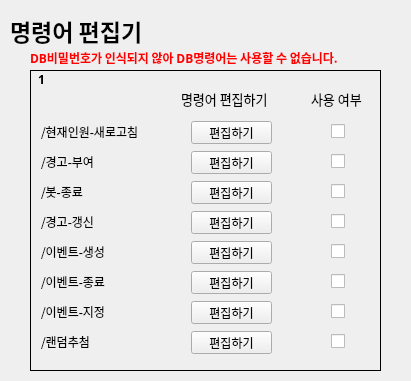
<?xml version="1.0" encoding="UTF-8"?>
<ui version="4.0">
 <class>MainWindow</class>
 <widget class="QMainWindow" name="MainWindow">
  <property name="geometry">
   <rect>
    <x>0</x>
    <y>0</y>
    <width>411</width>
    <height>381</height>
   </rect>
  </property>
  <property name="font">
   <font>
    <family>맑은 고딕</family>
   </font>
  </property>
  <property name="windowTitle">
   <string>MainWindow</string>
  </property>
  <property name="dockOptions">
   <set>QMainWindow::AllowTabbedDocks|QMainWindow::AnimatedDocks</set>
  </property>
  <widget class="QWidget" name="centralwidget">
   <widget class="QLabel" name="label">
    <property name="geometry">
     <rect>
      <x>10</x>
      <y>10</y>
      <width>201</width>
      <height>41</height>
     </rect>
    </property>
    <property name="font">
     <font>
      <family>맑은 고딕</family>
      <pointsize>17</pointsize>
      <weight>75</weight>
      <bold>true</bold>
     </font>
    </property>
    <property name="text">
     <string>명령어 편집기</string>
    </property>
   </widget>
   <widget class="QStackedWidget" name="stackedWidget">
    <property name="geometry">
     <rect>
      <x>30</x>
      <y>70</y>
      <width>351</width>
      <height>301</height>
     </rect>
    </property>
    <property name="frameShape">
     <enum>QFrame::Box</enum>
    </property>
    <property name="currentIndex">
     <number>2</number>
    </property>
    <widget class="QWidget" name="page">
     <widget class="QLabel" name="label_7">
      <property name="geometry">
       <rect>
        <x>10</x>
        <y>140</y>
        <width>121</width>
        <height>21</height>
       </rect>
      </property>
      <property name="text">
       <string>/데이터-삭제</string>
      </property>
     </widget>
     <widget class="QPushButton" name="pushButton_5">
      <property name="geometry">
       <rect>
        <x>160</x>
        <y>170</y>
        <width>81</width>
        <height>23</height>
       </rect>
      </property>
      <property name="text">
       <string>편집하기</string>
      </property>
     </widget>
     <widget class="QPushButton" name="pushButton">
      <property name="geometry">
       <rect>
        <x>160</x>
        <y>50</y>
        <width>81</width>
        <height>23</height>
       </rect>
      </property>
      <property name="text">
       <string>편집하기</string>
      </property>
     </widget>
     <widget class="QLabel" name="label_9">
      <property name="geometry">
       <rect>
        <x>10</x>
        <y>200</y>
        <width>121</width>
        <height>21</height>
       </rect>
      </property>
      <property name="text">
       <string>/경험치-부여</string>
      </property>
     </widget>
     <widget class="QCheckBox" name="checkBox_4">
      <property name="geometry">
       <rect>
        <x>300</x>
        <y>140</y>
        <width>16</width>
        <height>21</height>
       </rect>
      </property>
      <property name="text">
       <string/>
      </property>
     </widget>
     <widget class="QLabel" name="label_8">
      <property name="geometry">
       <rect>
        <x>10</x>
        <y>170</y>
        <width>121</width>
        <height>21</height>
       </rect>
      </property>
      <property name="text">
       <string>/유저아이디-검색</string>
      </property>
     </widget>
     <widget class="QCheckBox" name="checkBox_2">
      <property name="geometry">
       <rect>
        <x>300</x>
        <y>80</y>
        <width>16</width>
        <height>21</height>
       </rect>
      </property>
      <property name="text">
       <string/>
      </property>
     </widget>
     <widget class="QLabel" name="label_5">
      <property name="geometry">
       <rect>
        <x>10</x>
        <y>80</y>
        <width>121</width>
        <height>21</height>
       </rect>
      </property>
      <property name="text">
       <string>/데이터베이스-검증</string>
      </property>
     </widget>
     <widget class="QLabel" name="label_11">
      <property name="geometry">
       <rect>
        <x>10</x>
        <y>260</y>
        <width>121</width>
        <height>21</height>
       </rect>
      </property>
      <property name="text">
       <string>/유저-경험치-조회</string>
      </property>
     </widget>
     <widget class="QLabel" name="label_3">
      <property name="geometry">
       <rect>
        <x>280</x>
        <y>20</y>
        <width>56</width>
        <height>16</height>
       </rect>
      </property>
      <property name="font">
       <font>
        <family>맑은 고딕</family>
        <pointsize>10</pointsize>
       </font>
      </property>
      <property name="text">
       <string>사용 여부</string>
      </property>
     </widget>
     <widget class="QPushButton" name="pushButton_3">
      <property name="geometry">
       <rect>
        <x>160</x>
        <y>110</y>
        <width>81</width>
        <height>23</height>
       </rect>
      </property>
      <property name="text">
       <string>편집하기</string>
      </property>
     </widget>
     <widget class="QPushButton" name="pushButton_8">
      <property name="geometry">
       <rect>
        <x>160</x>
        <y>260</y>
        <width>81</width>
        <height>23</height>
       </rect>
      </property>
      <property name="text">
       <string>편집하기</string>
      </property>
     </widget>
     <widget class="QCheckBox" name="checkBox">
      <property name="geometry">
       <rect>
        <x>300</x>
        <y>50</y>
        <width>16</width>
        <height>21</height>
       </rect>
      </property>
      <property name="text">
       <string/>
      </property>
     </widget>
     <widget class="QPushButton" name="pushButton_6">
      <property name="geometry">
       <rect>
        <x>160</x>
        <y>200</y>
        <width>81</width>
        <height>23</height>
       </rect>
      </property>
      <property name="text">
       <string>편집하기</string>
      </property>
     </widget>
     <widget class="QCheckBox" name="checkBox_8">
      <property name="geometry">
       <rect>
        <x>300</x>
        <y>260</y>
        <width>16</width>
        <height>21</height>
       </rect>
      </property>
      <property name="text">
       <string/>
      </property>
     </widget>
     <widget class="QLabel" name="label_4">
      <property name="geometry">
       <rect>
        <x>10</x>
        <y>50</y>
        <width>121</width>
        <height>21</height>
       </rect>
      </property>
      <property name="text">
       <string>/데이터베이스-갱신</string>
      </property>
     </widget>
     <widget class="QCheckBox" name="checkBox_3">
      <property name="geometry">
       <rect>
        <x>300</x>
        <y>110</y>
        <width>16</width>
        <height>21</height>
       </rect>
      </property>
      <property name="text">
       <string/>
      </property>
     </widget>
     <widget class="QCheckBox" name="checkBox_7">
      <property name="geometry">
       <rect>
        <x>300</x>
        <y>230</y>
        <width>16</width>
        <height>21</height>
       </rect>
      </property>
      <property name="text">
       <string/>
      </property>
     </widget>
     <widget class="QCheckBox" name="checkBox_6">
      <property name="geometry">
       <rect>
        <x>300</x>
        <y>200</y>
        <width>16</width>
        <height>21</height>
       </rect>
      </property>
      <property name="text">
       <string/>
      </property>
     </widget>
     <widget class="QLabel" name="label_2">
      <property name="geometry">
       <rect>
        <x>150</x>
        <y>20</y>
        <width>101</width>
        <height>16</height>
       </rect>
      </property>
      <property name="font">
       <font>
        <family>맑은 고딕</family>
        <pointsize>10</pointsize>
       </font>
      </property>
      <property name="text">
       <string>명령어 편집하기</string>
      </property>
     </widget>
     <widget class="QLabel" name="label_10">
      <property name="geometry">
       <rect>
        <x>10</x>
        <y>230</y>
        <width>121</width>
        <height>21</height>
       </rect>
      </property>
      <property name="text">
       <string>/경험치-삭제</string>
      </property>
     </widget>
     <widget class="QPushButton" name="pushButton_4">
      <property name="geometry">
       <rect>
        <x>160</x>
        <y>140</y>
        <width>81</width>
        <height>23</height>
       </rect>
      </property>
      <property name="text">
       <string>편집하기</string>
      </property>
     </widget>
     <widget class="QPushButton" name="pushButton_7">
      <property name="geometry">
       <rect>
        <x>160</x>
        <y>230</y>
        <width>81</width>
        <height>23</height>
       </rect>
      </property>
      <property name="text">
       <string>편집하기</string>
      </property>
     </widget>
     <widget class="QPushButton" name="pushButton_2">
      <property name="geometry">
       <rect>
        <x>160</x>
        <y>80</y>
        <width>81</width>
        <height>23</height>
       </rect>
      </property>
      <property name="text">
       <string>편집하기</string>
      </property>
     </widget>
     <widget class="QLabel" name="label_6">
      <property name="geometry">
       <rect>
        <x>10</x>
        <y>110</y>
        <width>121</width>
        <height>21</height>
       </rect>
      </property>
      <property name="text">
       <string>/데이터-추가</string>
      </property>
     </widget>
     <widget class="QCheckBox" name="checkBox_5">
      <property name="geometry">
       <rect>
        <x>300</x>
        <y>170</y>
        <width>16</width>
        <height>21</height>
       </rect>
      </property>
      <property name="text">
       <string/>
      </property>
     </widget>
     <widget class="QLabel" name="label_23">
      <property name="geometry">
       <rect>
        <x>0</x>
        <y>0</y>
        <width>21</width>
        <height>16</height>
       </rect>
      </property>
      <property name="font">
       <font>
        <family>맑은 고딕</family>
        <weight>75</weight>
        <bold>true</bold>
       </font>
      </property>
      <property name="text">
       <string>2</string>
      </property>
      <property name="alignment">
       <set>Qt::AlignCenter</set>
      </property>
     </widget>
    </widget>
    <widget class="QWidget" name="page_3">
     <widget class="QPushButton" name="pushButton_17">
      <property name="geometry">
       <rect>
        <x>160</x>
        <y>50</y>
        <width>81</width>
        <height>23</height>
       </rect>
      </property>
      <property name="text">
       <string>편집하기</string>
      </property>
     </widget>
     <widget class="QPushButton" name="pushButton_20">
      <property name="geometry">
       <rect>
        <x>160</x>
        <y>170</y>
        <width>81</width>
        <height>23</height>
       </rect>
      </property>
      <property name="text">
       <string>편집하기</string>
      </property>
     </widget>
     <widget class="QLabel" name="label_24">
      <property name="geometry">
       <rect>
        <x>10</x>
        <y>170</y>
        <width>121</width>
        <height>21</height>
       </rect>
      </property>
      <property name="text">
       <string>/초대정보-추가</string>
      </property>
     </widget>
     <widget class="QLabel" name="label_25">
      <property name="geometry">
       <rect>
        <x>10</x>
        <y>140</y>
        <width>121</width>
        <height>21</height>
       </rect>
      </property>
      <property name="text">
       <string>/진급하기</string>
      </property>
     </widget>
     <widget class="QLabel" name="label_26">
      <property name="geometry">
       <rect>
        <x>10</x>
        <y>110</y>
        <width>121</width>
        <height>21</height>
       </rect>
      </property>
      <property name="text">
       <string>/출석-체크</string>
      </property>
     </widget>
     <widget class="QCheckBox" name="checkBox_18">
      <property name="geometry">
       <rect>
        <x>300</x>
        <y>170</y>
        <width>16</width>
        <height>21</height>
       </rect>
      </property>
      <property name="text">
       <string/>
      </property>
     </widget>
     <widget class="QPushButton" name="pushButton_21">
      <property name="geometry">
       <rect>
        <x>160</x>
        <y>110</y>
        <width>81</width>
        <height>23</height>
       </rect>
      </property>
      <property name="text">
       <string>편집하기</string>
      </property>
     </widget>
     <widget class="QCheckBox" name="checkBox_20">
      <property name="geometry">
       <rect>
        <x>300</x>
        <y>80</y>
        <width>16</width>
        <height>21</height>
       </rect>
      </property>
      <property name="text">
       <string/>
      </property>
     </widget>
     <widget class="QCheckBox" name="checkBox_21">
      <property name="geometry">
       <rect>
        <x>300</x>
        <y>140</y>
        <width>16</width>
        <height>21</height>
       </rect>
      </property>
      <property name="text">
       <string/>
      </property>
     </widget>
     <widget class="QLabel" name="label_28">
      <property name="geometry">
       <rect>
        <x>150</x>
        <y>20</y>
        <width>101</width>
        <height>16</height>
       </rect>
      </property>
      <property name="font">
       <font>
        <family>맑은 고딕</family>
        <pointsize>10</pointsize>
       </font>
      </property>
      <property name="text">
       <string>명령어 편집하기</string>
      </property>
     </widget>
     <widget class="QPushButton" name="pushButton_23">
      <property name="geometry">
       <rect>
        <x>160</x>
        <y>140</y>
        <width>81</width>
        <height>23</height>
       </rect>
      </property>
      <property name="text">
       <string>편집하기</string>
      </property>
     </widget>
     <widget class="QLabel" name="label_29">
      <property name="geometry">
       <rect>
        <x>10</x>
        <y>80</y>
        <width>121</width>
        <height>21</height>
       </rect>
      </property>
      <property name="text">
       <string>/경험치-도박</string>
      </property>
     </widget>
     <widget class="QPushButton" name="pushButton_24">
      <property name="geometry">
       <rect>
        <x>160</x>
        <y>80</y>
        <width>81</width>
        <height>23</height>
       </rect>
      </property>
      <property name="text">
       <string>편집하기</string>
      </property>
     </widget>
     <widget class="QLabel" name="label_32">
      <property name="geometry">
       <rect>
        <x>0</x>
        <y>0</y>
        <width>21</width>
        <height>16</height>
       </rect>
      </property>
      <property name="font">
       <font>
        <family>맑은 고딕</family>
        <weight>75</weight>
        <bold>true</bold>
       </font>
      </property>
      <property name="text">
       <string>3</string>
      </property>
      <property name="alignment">
       <set>Qt::AlignCenter</set>
      </property>
     </widget>
     <widget class="QLabel" name="label_33">
      <property name="geometry">
       <rect>
        <x>280</x>
        <y>20</y>
        <width>56</width>
        <height>16</height>
       </rect>
      </property>
      <property name="font">
       <font>
        <family>맑은 고딕</family>
        <pointsize>10</pointsize>
       </font>
      </property>
      <property name="text">
       <string>사용 여부</string>
      </property>
     </widget>
     <widget class="QCheckBox" name="checkBox_23">
      <property name="geometry">
       <rect>
        <x>300</x>
        <y>50</y>
        <width>16</width>
        <height>21</height>
       </rect>
      </property>
      <property name="text">
       <string/>
      </property>
     </widget>
     <widget class="QCheckBox" name="checkBox_24">
      <property name="geometry">
       <rect>
        <x>300</x>
        <y>110</y>
        <width>16</width>
        <height>21</height>
       </rect>
      </property>
      <property name="text">
       <string/>
      </property>
     </widget>
     <widget class="QLabel" name="label_34">
      <property name="geometry">
       <rect>
        <x>10</x>
        <y>50</y>
        <width>121</width>
        <height>21</height>
       </rect>
      </property>
      <property name="text">
       <string>/경험치-조회</string>
      </property>
     </widget>
    </widget>
    <widget class="QWidget" name="page_2">
     <widget class="QLabel" name="label_12">
      <property name="geometry">
       <rect>
        <x>10</x>
        <y>140</y>
        <width>121</width>
        <height>21</height>
       </rect>
      </property>
      <property name="text">
       <string>/경고-갱신</string>
      </property>
     </widget>
     <widget class="QPushButton" name="pushButton_9">
      <property name="geometry">
       <rect>
        <x>160</x>
        <y>170</y>
        <width>81</width>
        <height>23</height>
       </rect>
      </property>
      <property name="text">
       <string>편집하기</string>
      </property>
     </widget>
     <widget class="QPushButton" name="pushButton_10">
      <property name="geometry">
       <rect>
        <x>160</x>
        <y>50</y>
        <width>81</width>
        <height>23</height>
       </rect>
      </property>
      <property name="text">
       <string>편집하기</string>
      </property>
     </widget>
     <widget class="QLabel" name="label_13">
      <property name="geometry">
       <rect>
        <x>10</x>
        <y>200</y>
        <width>121</width>
        <height>21</height>
       </rect>
      </property>
      <property name="text">
       <string>/이벤트-종료</string>
      </property>
     </widget>
     <widget class="QCheckBox" name="checkBox_9">
      <property name="geometry">
       <rect>
        <x>300</x>
        <y>140</y>
        <width>16</width>
        <height>21</height>
       </rect>
      </property>
      <property name="text">
       <string/>
      </property>
     </widget>
     <widget class="QLabel" name="label_14">
      <property name="geometry">
       <rect>
        <x>10</x>
        <y>170</y>
        <width>121</width>
        <height>21</height>
       </rect>
      </property>
      <property name="text">
       <string>/이벤트-생성</string>
      </property>
     </widget>
     <widget class="QCheckBox" name="checkBox_10">
      <property name="geometry">
       <rect>
        <x>300</x>
        <y>80</y>
        <width>16</width>
        <height>21</height>
       </rect>
      </property>
      <property name="text">
       <string/>
      </property>
     </widget>
     <widget class="QLabel" name="label_15">
      <property name="geometry">
       <rect>
        <x>10</x>
        <y>80</y>
        <width>121</width>
        <height>21</height>
       </rect>
      </property>
      <property name="text">
       <string>/경고-부여</string>
      </property>
     </widget>
     <widget class="QLabel" name="label_16">
      <property name="geometry">
       <rect>
        <x>10</x>
        <y>260</y>
        <width>121</width>
        <height>21</height>
       </rect>
      </property>
      <property name="text">
       <string>/랜덤추첨</string>
      </property>
     </widget>
     <widget class="QLabel" name="label_17">
      <property name="geometry">
       <rect>
        <x>280</x>
        <y>20</y>
        <width>56</width>
        <height>16</height>
       </rect>
      </property>
      <property name="font">
       <font>
        <family>맑은 고딕</family>
        <pointsize>10</pointsize>
       </font>
      </property>
      <property name="text">
       <string>사용 여부</string>
      </property>
     </widget>
     <widget class="QPushButton" name="pushButton_11">
      <property name="geometry">
       <rect>
        <x>160</x>
        <y>110</y>
        <width>81</width>
        <height>23</height>
       </rect>
      </property>
      <property name="text">
       <string>편집하기</string>
      </property>
     </widget>
     <widget class="QPushButton" name="pushButton_12">
      <property name="geometry">
       <rect>
        <x>160</x>
        <y>260</y>
        <width>81</width>
        <height>23</height>
       </rect>
      </property>
      <property name="text">
       <string>편집하기</string>
      </property>
     </widget>
     <widget class="QCheckBox" name="checkBox_11">
      <property name="geometry">
       <rect>
        <x>300</x>
        <y>50</y>
        <width>16</width>
        <height>21</height>
       </rect>
      </property>
      <property name="text">
       <string/>
      </property>
     </widget>
     <widget class="QPushButton" name="pushButton_13">
      <property name="geometry">
       <rect>
        <x>160</x>
        <y>200</y>
        <width>81</width>
        <height>23</height>
       </rect>
      </property>
      <property name="text">
       <string>편집하기</string>
      </property>
     </widget>
     <widget class="QCheckBox" name="checkBox_12">
      <property name="geometry">
       <rect>
        <x>300</x>
        <y>260</y>
        <width>16</width>
        <height>21</height>
       </rect>
      </property>
      <property name="text">
       <string/>
      </property>
     </widget>
     <widget class="QLabel" name="label_18">
      <property name="geometry">
       <rect>
        <x>10</x>
        <y>50</y>
        <width>121</width>
        <height>21</height>
       </rect>
      </property>
      <property name="text">
       <string>/현재인원-새로고침</string>
      </property>
     </widget>
     <widget class="QCheckBox" name="checkBox_13">
      <property name="geometry">
       <rect>
        <x>300</x>
        <y>110</y>
        <width>16</width>
        <height>21</height>
       </rect>
      </property>
      <property name="text">
       <string/>
      </property>
     </widget>
     <widget class="QCheckBox" name="checkBox_14">
      <property name="geometry">
       <rect>
        <x>300</x>
        <y>230</y>
        <width>16</width>
        <height>21</height>
       </rect>
      </property>
      <property name="text">
       <string/>
      </property>
     </widget>
     <widget class="QCheckBox" name="checkBox_15">
      <property name="geometry">
       <rect>
        <x>300</x>
        <y>200</y>
        <width>16</width>
        <height>21</height>
       </rect>
      </property>
      <property name="text">
       <string/>
      </property>
     </widget>
     <widget class="QLabel" name="label_19">
      <property name="geometry">
       <rect>
        <x>150</x>
        <y>20</y>
        <width>101</width>
        <height>16</height>
       </rect>
      </property>
      <property name="font">
       <font>
        <family>맑은 고딕</family>
        <pointsize>10</pointsize>
       </font>
      </property>
      <property name="text">
       <string>명령어 편집하기</string>
      </property>
     </widget>
     <widget class="QLabel" name="label_20">
      <property name="geometry">
       <rect>
        <x>10</x>
        <y>230</y>
        <width>121</width>
        <height>21</height>
       </rect>
      </property>
      <property name="text">
       <string>/이벤트-지정</string>
      </property>
     </widget>
     <widget class="QPushButton" name="pushButton_14">
      <property name="geometry">
       <rect>
        <x>160</x>
        <y>140</y>
        <width>81</width>
        <height>23</height>
       </rect>
      </property>
      <property name="text">
       <string>편집하기</string>
      </property>
     </widget>
     <widget class="QPushButton" name="pushButton_15">
      <property name="geometry">
       <rect>
        <x>160</x>
        <y>230</y>
        <width>81</width>
        <height>23</height>
       </rect>
      </property>
      <property name="text">
       <string>편집하기</string>
      </property>
     </widget>
     <widget class="QPushButton" name="pushButton_16">
      <property name="geometry">
       <rect>
        <x>160</x>
        <y>80</y>
        <width>81</width>
        <height>23</height>
       </rect>
      </property>
      <property name="text">
       <string>편집하기</string>
      </property>
     </widget>
     <widget class="QLabel" name="label_21">
      <property name="geometry">
       <rect>
        <x>10</x>
        <y>110</y>
        <width>121</width>
        <height>21</height>
       </rect>
      </property>
      <property name="text">
       <string>/봇-종료</string>
      </property>
     </widget>
     <widget class="QCheckBox" name="checkBox_16">
      <property name="geometry">
       <rect>
        <x>300</x>
        <y>170</y>
        <width>16</width>
        <height>21</height>
       </rect>
      </property>
      <property name="text">
       <string/>
      </property>
     </widget>
     <widget class="QLabel" name="label_22">
      <property name="geometry">
       <rect>
        <x>0</x>
        <y>0</y>
        <width>21</width>
        <height>16</height>
       </rect>
      </property>
      <property name="font">
       <font>
        <family>맑은 고딕</family>
        <weight>75</weight>
        <bold>true</bold>
       </font>
      </property>
      <property name="text">
       <string>1</string>
      </property>
      <property name="alignment">
       <set>Qt::AlignCenter</set>
      </property>
     </widget>
    </widget>
   </widget>
   <widget class="QLabel" name="label_27">
    <property name="geometry">
     <rect>
      <x>30</x>
      <y>50</y>
      <width>351</width>
      <height>16</height>
     </rect>
    </property>
    <property name="font">
     <font>
      <family>맑은 고딕</family>
      <weight>75</weight>
      <bold>true</bold>
     </font>
    </property>
    <property name="styleSheet">
     <string notr="true">color: red;</string>
    </property>
    <property name="text">
     <string>DB비밀번호가 인식되지 않아 DB명령어는 사용할 수 없습니다.</string>
    </property>
   </widget>
  </widget>
 </widget>
 <resources/>
 <connections/>
</ui>
